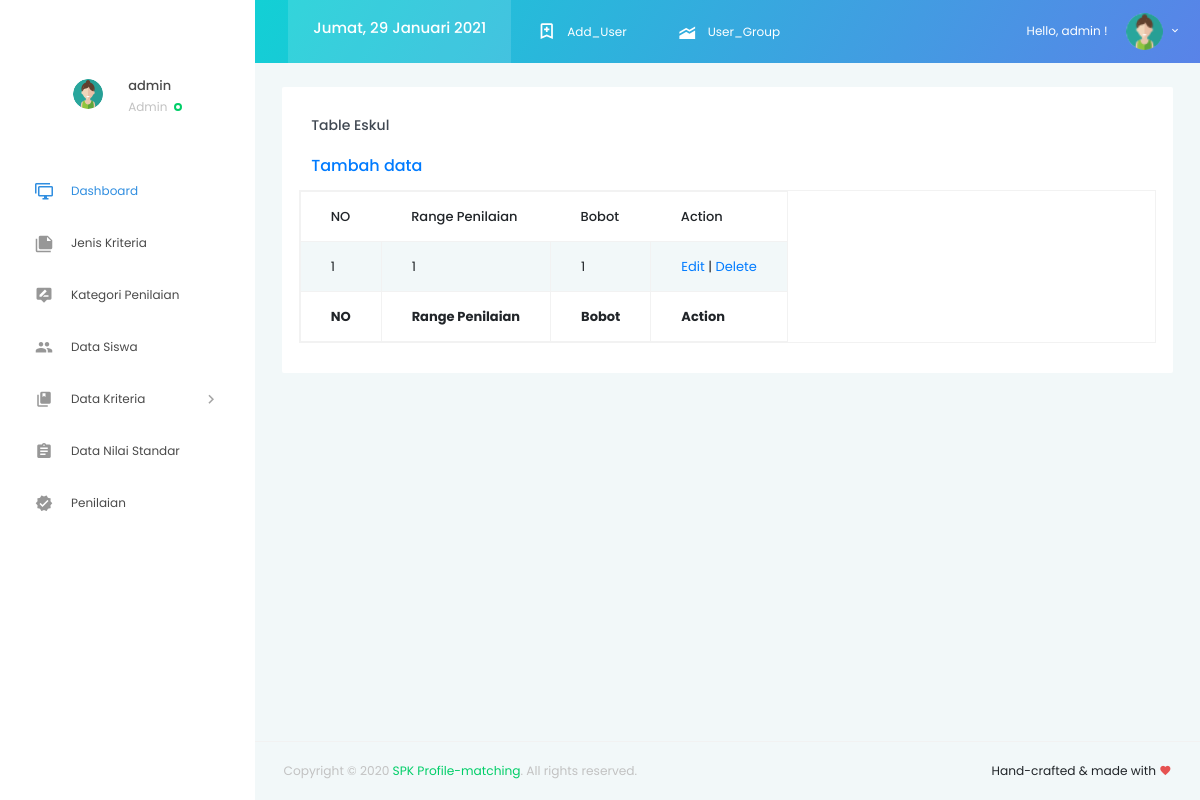
The page /eskul/index.php (signed in) on the database as committed earlier.
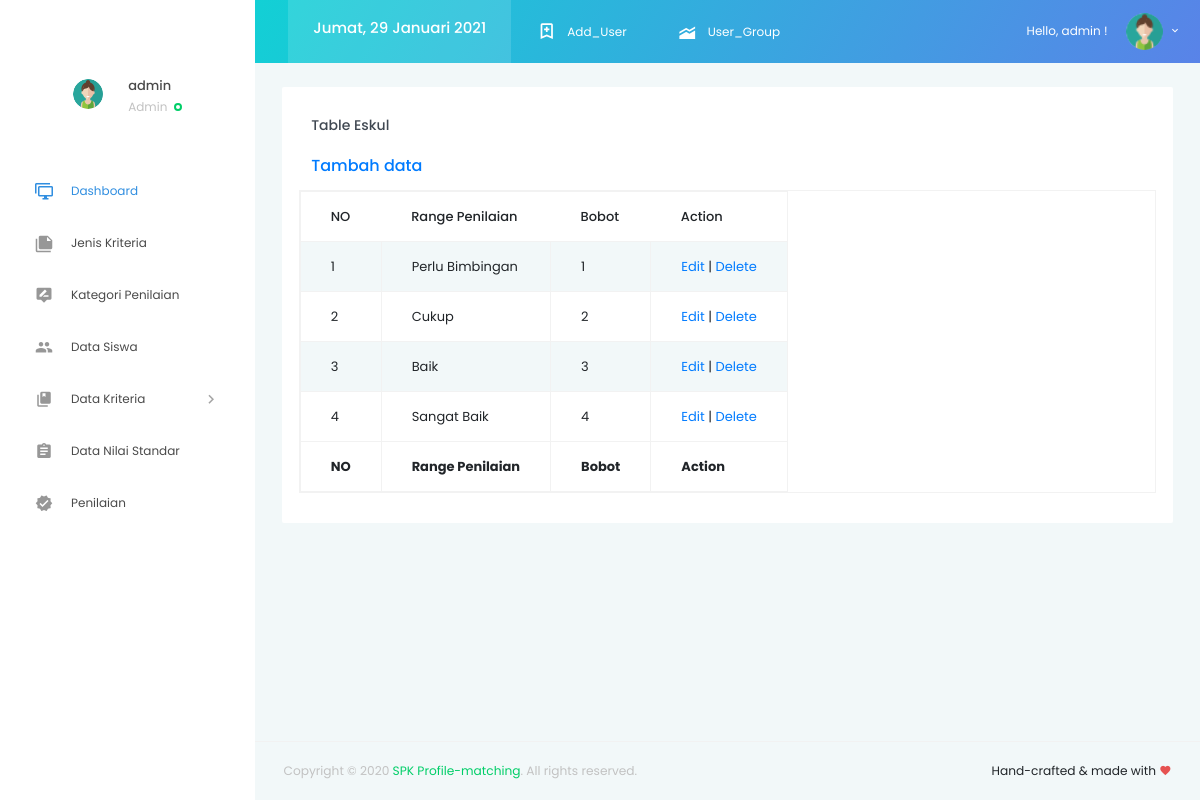
The same page on the database as committed later.
### tables this page shows
CREATE TABLE `eskul` (
  `bobot_eskul` int(12) NOT NULL,
  `range_penilaian_eskul` varchar(50) NOT NULL
);

### eskul/index.php (the view, shortened to what this page needs)
<?php
	if($_SESSION['level'] == ""){
		header("location:../index.php?pesan=belum_login");
	}
	else if($_SESSION['level'] == "1"){
?>
<!DOCTYPE html>
<html lang="en">
<head>
  <link rel="stylesheet" href="../vendors/iconfonts/mdi/css/materialdesignicons.min.css">
  <link rel="stylesheet" href="../vendors/css/vendor.bundle.base.css">
  <link rel="stylesheet" href="../vendors/css/vendor.bundle.addons.css">
  <link rel="stylesheet" href="../public/css/style.css">
</head>
<body>
  <div class="container-scroller">
      <?php require "../partials/_navbar.php"; ?>
    <div class="container-fluid page-body-wrapper">
      <?php require "../partials/_sidebar.php"; ?>
      <div class="main-panel">
        <div class="content-wrapper">
        <div class="row">
        <div class="col-lg-12 grid-margin stretch-card">
          <div class="card">
            <div class="card-body">
              <h4 class="card-title">Table Eskul</h4>
              <h5 class="card-description">
                <a href="input.php">Tambah data</a>
              </h5>
				  <div class="m-form m-form--label-align-right m--margin-top-20 m--margin-bottom-30">
          <div class="row">
          <?php
					if($_SESSION['level'] == "1"){
          $sql = 'SELECT * FROM eskul';
					}
					else{
						header('location:../error-404.php');
					}
				  $query = mysqli_query($conn, $sql);
          echo '<table id="example" class="table table-striped table-bordered table-responsive" style="width:100%">
            <thead>
			<tr>
                <th>NO</th>
                <th>Range Penilaian</th>
                <th>Bobot</th>
                <th>Action</th>
            </tr>
            </thead>
                <tbody>';
                $no=1;
                      while ($row = mysqli_fetch_array($query)) {
                        echo "<tr>";
                        echo "<td>".$no."</td>";
                        echo "<td>".$row['range_penilaian_eskul']."</td>";
                        echo "<td>".$row['bobot_eskul']."</td>";
                        echo "<td align='center'><a href='form-edit.php?bobot_eskul=$row[bobot_eskul]'>Edit</a> | <a href='delete.php?bobot_eskul=$row[bobot_eskul]'>Delete</a></td></tr>";
                      $no++;
                      }
                      echo '
              </tbody>
              <tfoot>
                <tr>
                    <th>NO</th>
                    <th>Range Penilaian</th>
                    <th>Bobot</th>
                    <th>Action</th>
                </tr>
            </tfoot>
            </table>';
                      ?>
                  </div>
                  </div>
                </div>
              </div>
            </div>
        </div>
        </div>
        <?php require "../partials/_fotter.php"; ?>
      </div>
    </div>
  </div>
</body>
<?php
}
	else{
		header("location:../error-404.php");
	}
?>
</html>

Rows that differ between the two databases and show on the page:
changed eskul id 1: range_penilaian_eskul "1" → "Perlu Bimbingan"
added eskul: range_penilaian_eskul "Cukup", bobot_eskul "2"
added eskul: range_penilaian_eskul "Baik", bobot_eskul "3"
added eskul: range_penilaian_eskul "Sangat Baik", bobot_eskul "4"
